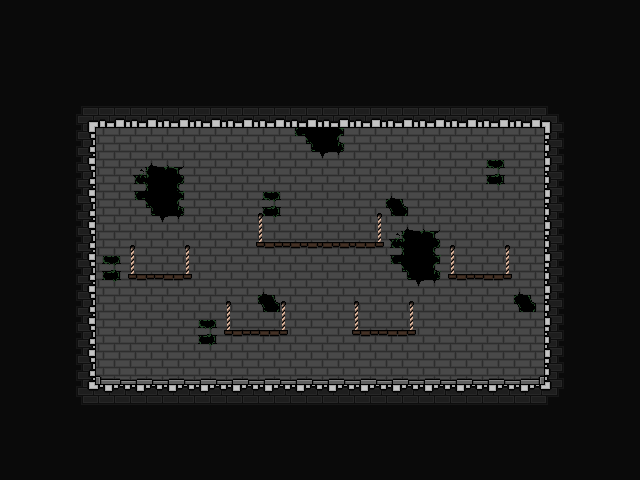

Tiled map render using the project's own tile images. Description and the whole map definition, tile-layer contents included, below:
An orthogonal 20x15 tile map with 32x32 px tiles, 4 tile layers (Background, Walls, Platforms, PlatformsPlaceholder), 3 tilesets and 21 objects.

<map version="1.9" tiledversion="1.9.2" orientation="orthogonal" renderorder="left-up" width="20" height="15" tilewidth="32" tileheight="32" infinite="0" nextlayerid="19" nextobjectid="34">
 <editorsettings>
  <export target="../JSON/map_floor_04.tmj" format="json" />
 </editorsettings>
 <tileset firstgid="1" name="prototype_tileset" tilewidth="32" tileheight="32" tilecount="128" columns="16">
  <image source="../prototype_tileset.png" width="512" height="256" />
 </tileset>
 <tileset firstgid="129" name="playerSketch" tilewidth="32" tileheight="32" tilecount="16" columns="8">
  <image source="../../../Documentation/Recherches/playerSketch.png" width="256" height="64" />
 </tileset>
 <tileset firstgid="145" name="tileset" tilewidth="32" tileheight="32" tilecount="64" columns="8">
  <image source="../tileset.png" width="256" height="256" />
  <tile id="0">
   <properties>
    <property name="collides" type="bool" value="true" />
   </properties>
  </tile>
  <tile id="1">
   <properties>
    <property name="collides" type="bool" value="true" />
   </properties>
  </tile>
  <tile id="2">
   <properties>
    <property name="collides" type="bool" value="true" />
   </properties>
  </tile>
  <tile id="3">
   <properties>
    <property name="collides" type="bool" value="false" />
   </properties>
  </tile>
  <tile id="4">
   <properties>
    <property name="collides" type="bool" value="false" />
   </properties>
  </tile>
  <tile id="5">
   <properties>
    <property name="collides" type="bool" value="false" />
   </properties>
  </tile>
  <tile id="6">
   <properties>
    <property name="collides" type="bool" value="false" />
   </properties>
  </tile>
  <tile id="7">
   <properties>
    <property name="collides" type="bool" value="false" />
   </properties>
  </tile>
  <tile id="8">
   <properties>
    <property name="collides" type="bool" value="true" />
   </properties>
  </tile>
  <tile id="9">
   <properties>
    <property name="collides" type="bool" value="false" />
   </properties>
  </tile>
  <tile id="10">
   <properties>
    <property name="collides" type="bool" value="true" />
   </properties>
  </tile>
  <tile id="11">
   <properties>
    <property name="collides" type="bool" value="false" />
   </properties>
  </tile>
  <tile id="12">
   <properties>
    <property name="collides" type="bool" value="false" />
   </properties>
  </tile>
  <tile id="13">
   <properties>
    <property name="collides" type="bool" value="false" />
   </properties>
  </tile>
  <tile id="14">
   <properties>
    <property name="collides" type="bool" value="false" />
   </properties>
  </tile>
  <tile id="15">
   <properties>
    <property name="collides" type="bool" value="false" />
   </properties>
  </tile>
  <tile id="16">
   <properties>
    <property name="collides" type="bool" value="true" />
   </properties>
  </tile>
  <tile id="17">
   <properties>
    <property name="collides" type="bool" value="true" />
   </properties>
  </tile>
  <tile id="18">
   <properties>
    <property name="collides" type="bool" value="true" />
   </properties>
  </tile>
  <tile id="19">
   <properties>
    <property name="collides" type="bool" value="false" />
   </properties>
  </tile>
  <tile id="20">
   <properties>
    <property name="collides" type="bool" value="false" />
   </properties>
  </tile>
  <tile id="21">
   <properties>
    <property name="collides" type="bool" value="false" />
   </properties>
  </tile>
  <tile id="22">
   <properties>
    <property name="collides" type="bool" value="false" />
   </properties>
  </tile>
  <tile id="23">
   <properties>
    <property name="collides" type="bool" value="false" />
   </properties>
  </tile>
  <tile id="24">
   <properties>
    <property name="collides" type="bool" value="false" />
   </properties>
  </tile>
  <tile id="25">
   <properties>
    <property name="collides" type="bool" value="false" />
   </properties>
  </tile>
  <tile id="26">
   <properties>
    <property name="collides" type="bool" value="false" />
   </properties>
  </tile>
  <tile id="27">
   <properties>
    <property name="collides" type="bool" value="false" />
   </properties>
  </tile>
  <tile id="28">
   <properties>
    <property name="collides" type="bool" value="false" />
   </properties>
  </tile>
  <tile id="29">
   <properties>
    <property name="collides" type="bool" value="false" />
   </properties>
  </tile>
  <tile id="30">
   <properties>
    <property name="collides" type="bool" value="false" />
   </properties>
  </tile>
  <tile id="31">
   <properties>
    <property name="collides" type="bool" value="false" />
   </properties>
  </tile>
  <tile id="32">
   <properties>
    <property name="collides" type="bool" value="false" />
   </properties>
  </tile>
  <tile id="33">
   <properties>
    <property name="collides" type="bool" value="false" />
   </properties>
  </tile>
  <tile id="34">
   <properties>
    <property name="collides" type="bool" value="false" />
   </properties>
  </tile>
  <tile id="35">
   <properties>
    <property name="collides" type="bool" value="false" />
   </properties>
  </tile>
  <tile id="36">
   <properties>
    <property name="collides" type="bool" value="false" />
   </properties>
  </tile>
  <tile id="37">
   <properties>
    <property name="collides" type="bool" value="false" />
   </properties>
  </tile>
  <tile id="38">
   <properties>
    <property name="collides" type="bool" value="false" />
   </properties>
  </tile>
  <tile id="39">
   <properties>
    <property name="collides" type="bool" value="false" />
   </properties>
  </tile>
  <tile id="40">
   <properties>
    <property name="collides" type="bool" value="false" />
   </properties>
  </tile>
  <tile id="41">
   <properties>
    <property name="collides" type="bool" value="false" />
   </properties>
  </tile>
  <tile id="42">
   <properties>
    <property name="collides" type="bool" value="false" />
   </properties>
  </tile>
  <tile id="43">
   <properties>
    <property name="collides" type="bool" value="false" />
   </properties>
  </tile>
  <tile id="44">
   <properties>
    <property name="collides" type="bool" value="false" />
   </properties>
  </tile>
  <tile id="45">
   <properties>
    <property name="collides" type="bool" value="false" />
   </properties>
  </tile>
  <tile id="46">
   <properties>
    <property name="collides" type="bool" value="false" />
   </properties>
  </tile>
  <tile id="47">
   <properties>
    <property name="collides" type="bool" value="false" />
   </properties>
  </tile>
  <tile id="48">
   <properties>
    <property name="collides" type="bool" value="false" />
   </properties>
  </tile>
  <tile id="49">
   <properties>
    <property name="collides" type="bool" value="false" />
   </properties>
  </tile>
  <tile id="50">
   <properties>
    <property name="collides" type="bool" value="false" />
   </properties>
  </tile>
  <tile id="51">
   <properties>
    <property name="collides" type="bool" value="false" />
   </properties>
  </tile>
  <tile id="52">
   <properties>
    <property name="collides" type="bool" value="false" />
   </properties>
  </tile>
  <tile id="53">
   <properties>
    <property name="collides" type="bool" value="false" />
   </properties>
  </tile>
  <tile id="54">
   <properties>
    <property name="collides" type="bool" value="false" />
   </properties>
  </tile>
  <tile id="55">
   <properties>
    <property name="collides" type="bool" value="false" />
   </properties>
  </tile>
  <tile id="56">
   <properties>
    <property name="collides" type="bool" value="false" />
   </properties>
  </tile>
  <tile id="57">
   <properties>
    <property name="collides" type="bool" value="false" />
   </properties>
  </tile>
  <tile id="58">
   <properties>
    <property name="collides" type="bool" value="false" />
   </properties>
  </tile>
  <tile id="59">
   <properties>
    <property name="collides" type="bool" value="false" />
   </properties>
  </tile>
  <tile id="60">
   <properties>
    <property name="collides" type="bool" value="false" />
   </properties>
  </tile>
  <tile id="61">
   <properties>
    <property name="collides" type="bool" value="false" />
   </properties>
  </tile>
  <tile id="62">
   <properties>
    <property name="collides" type="bool" value="false" />
   </properties>
  </tile>
  <tile id="63">
   <properties>
    <property name="collides" type="bool" value="false" />
   </properties>
  </tile>
 </tileset>
 <layer id="14" name="Background" width="20" height="15">
  <data encoding="csv">
154,154,154,154,154,154,154,154,154,154,154,154,154,154,154,154,154,154,154,154,
154,154,154,154,154,154,154,154,154,154,154,154,154,154,154,154,154,154,154,154,
154,154,154,154,154,154,154,154,154,154,154,154,154,154,154,154,154,154,154,154,
154,154,154,154,154,154,154,154,154,154,154,154,154,154,154,154,154,154,154,154,
154,154,154,0,0,0,0,0,0,0,0,0,0,0,0,0,0,154,154,154,
154,154,154,0,0,0,0,0,0,0,0,0,0,0,0,0,0,154,154,154,
154,154,154,0,0,0,0,0,0,0,0,0,0,0,0,0,0,154,154,154,
154,154,154,0,0,0,0,0,0,0,0,0,0,0,0,0,0,154,154,154,
154,154,154,0,0,0,0,0,0,0,0,0,0,0,0,0,0,154,154,154,
154,154,154,0,0,0,0,0,0,0,0,0,0,0,0,0,0,154,154,154,
154,154,154,0,0,0,0,0,0,0,0,0,0,0,0,0,0,154,154,154,
154,154,154,154,154,154,154,154,154,154,154,154,154,154,154,154,154,154,154,154,
154,154,154,154,154,154,154,154,154,154,154,154,154,154,154,154,154,154,154,154,
154,154,154,154,154,154,154,154,154,154,154,154,154,154,154,154,154,154,154,154,
154,154,154,154,154,154,154,154,154,154,154,154,154,154,154,154,154,154,154,154
</data>
 </layer>
 <layer id="3" name="Walls" width="20" height="15">
  <data encoding="csv">
0,0,0,0,0,0,0,0,0,0,0,0,0,0,0,0,0,0,0,0,
0,0,0,0,0,0,0,0,0,0,0,0,0,0,0,0,0,0,0,0,
0,0,0,0,0,0,0,0,0,0,0,0,0,0,0,0,0,0,0,0,
0,0,0,0,0,0,0,0,0,0,0,0,0,0,0,0,0,0,0,0,
0,0,0,149,149,149,149,149,149,159,160,149,149,149,149,149,149,0,0,0,
0,0,0,149,151,152,149,149,149,149,149,149,149,149,149,150,149,0,0,0,
0,0,0,149,159,160,149,149,150,149,149,149,148,149,149,149,149,0,0,0,
0,0,0,149,149,149,149,149,149,149,149,149,151,152,149,149,149,0,0,0,
0,0,0,150,149,149,149,149,149,149,149,149,159,160,149,149,149,0,0,0,
0,0,0,149,149,149,149,149,148,149,149,149,149,149,149,149,148,0,0,0,
0,0,0,149,149,149,150,149,149,149,149,149,149,149,149,149,149,0,0,0,
0,0,0,156,157,157,157,157,157,157,157,157,157,157,157,157,158,0,0,0,
0,0,0,0,0,0,0,0,0,0,0,0,0,0,0,0,0,0,0,0,
0,0,0,0,0,0,0,0,0,0,0,0,0,0,0,0,0,0,0,0,
0,0,0,0,0,0,0,0,0,0,0,0,0,0,0,0,0,0,0,0
</data>
 </layer>
 <layer id="13" name="Platforms" width="20" height="15">
  <data encoding="csv">
0,0,0,0,0,0,0,0,0,0,0,0,0,0,0,0,0,0,0,0,
0,0,0,0,0,0,0,0,0,0,0,0,0,0,0,0,0,0,0,0,
0,0,0,0,0,0,0,0,0,0,0,0,0,0,0,0,0,0,0,0,
0,0,145,146,146,146,146,146,146,146,146,146,146,146,146,146,146,147,0,0,
0,0,153,0,0,0,0,0,0,0,0,0,0,0,0,0,0,155,0,0,
0,0,153,0,0,0,0,0,0,0,0,0,0,0,0,0,0,155,0,0,
0,0,153,0,0,0,0,0,0,0,0,0,0,0,0,0,0,155,0,0,
0,0,153,0,0,0,0,0,0,0,0,0,0,0,0,0,0,155,0,0,
0,0,153,0,0,0,0,0,0,0,0,0,0,0,0,0,0,155,0,0,
0,0,153,0,0,0,0,0,0,0,0,0,0,0,0,0,0,155,0,0,
0,0,153,0,0,0,0,0,0,0,0,0,0,0,0,0,0,155,0,0,
0,0,153,0,0,0,0,0,0,0,0,0,0,0,0,0,0,155,0,0,
0,0,161,162,162,162,162,162,162,162,162,162,162,162,162,162,162,163,0,0,
0,0,0,0,0,0,0,0,0,0,0,0,0,0,0,0,0,0,0,0,
0,0,0,0,0,0,0,0,0,0,0,0,0,0,0,0,0,0,0,0
</data>
 </layer>
 <layer id="17" name="PlatformsPlaceholder" width="20" height="15">
  <data encoding="csv">
0,0,0,0,0,0,0,0,0,0,0,0,0,0,0,0,0,0,0,0,
0,0,0,0,0,0,0,0,0,0,0,0,0,0,0,0,0,0,0,0,
0,0,0,0,0,0,0,0,0,0,0,0,0,0,0,0,0,0,0,0,
0,0,0,0,0,0,0,0,0,0,0,0,0,0,0,0,0,0,0,0,
0,0,0,0,0,0,0,0,0,0,0,0,0,0,0,0,0,0,0,0,
0,0,0,0,0,0,0,0,0,0,0,0,0,0,0,0,0,0,0,0,
0,0,0,0,0,0,0,0,73,0,0,75,0,0,0,0,0,0,0,0,
0,0,0,0,73,75,0,0,89,90,90,91,0,0,73,75,0,0,0,0,
0,0,0,0,89,91,0,0,0,0,0,0,0,0,89,91,0,0,0,0,
0,0,0,0,0,0,0,60,62,0,0,60,62,0,0,0,0,0,0,0,
0,0,0,0,0,0,0,76,78,0,0,76,78,0,0,0,0,0,0,0,
0,0,0,0,0,0,0,0,0,0,0,0,0,0,0,0,0,0,0,0,
0,0,0,0,0,0,0,0,0,0,0,0,0,0,0,0,0,0,0,0,
0,0,0,0,0,0,0,0,0,0,0,0,0,0,0,0,0,0,0,0,
0,0,0,0,0,0,0,0,0,0,0,0,0,0,0,0,0,0,0,0
</data>
 </layer>
 <objectgroup id="16" name="Platforms">
  <object id="11" x="224" y="330" width="64" height="6" />
  <object id="13" x="352" y="330" width="64" height="6" />
  <object id="14" x="128" y="274" width="64" height="6" />
  <object id="15" x="448" y="274" width="64" height="6" />
  <object id="16" x="256" y="242" width="128" height="6" />
 </objectgroup>
 <objectgroup id="11" name="Interact">
  <object id="3" x="288" y="178" width="64" height="64">
   <properties>
    <property name="opened" type="bool" value="false" />
    <property name="type" value="door" />
   </properties>
  </object>
  <object id="6" x="208" y="352">
   <properties>
    <property name="intensity" type="int" value="1" />
    <property name="type" value="torch" />
   </properties>
   <point />
  </object>
  <object id="7" x="432" y="352">
   <properties>
    <property name="intensity" type="int" value="1" />
    <property name="type" value="torch" />
   </properties>
   <point />
  </object>
  <object id="8" x="320" y="352">
   <properties>
    <property name="intensity" type="int" value="1" />
    <property name="type" value="torch" />
   </properties>
   <point />
  </object>
  <object id="9" x="112" y="352">
   <properties>
    <property name="intensity" type="int" value="1" />
    <property name="type" value="torch" />
   </properties>
   <point />
  </object>
  <object id="10" x="528" y="352">
   <properties>
    <property name="intensity" type="int" value="1" />
    <property name="type" value="torch" />
   </properties>
   <point />
  </object>
  <object id="17" x="128" y="320" width="64" height="64">
   <properties>
    <property name="opened" type="bool" value="false" />
    <property name="type" value="decorativeDoor" />
   </properties>
  </object>
  <object id="18" x="272" y="216">
   <properties>
    <property name="intensity" type="int" value="1" />
    <property name="type" value="torch" />
   </properties>
   <point />
  </object>
  <object id="19" x="368" y="216">
   <properties>
    <property name="intensity" type="int" value="1" />
    <property name="type" value="torch" />
   </properties>
   <point />
  </object>
  <object id="20" x="480" y="248">
   <properties>
    <property name="intensity" type="int" value="1" />
    <property name="type" value="torch" />
   </properties>
   <point />
  </object>
  <object id="21" x="160" y="248">
   <properties>
    <property name="intensity" type="int" value="1" />
    <property name="type" value="torch" />
   </properties>
   <point />
  </object>
  <object id="24" x="256" y="304">
   <properties>
    <property name="intensity" type="int" value="1" />
    <property name="type" value="torch" />
   </properties>
   <point />
  </object>
  <object id="25" x="384" y="304">
   <properties>
    <property name="intensity" type="int" value="1" />
    <property name="type" value="torch" />
   </properties>
   <point />
  </object>
 </objectgroup>
 <objectgroup id="12" name="Spawns">
  <object id="5" x="160" y="384">
   <properties>
    <property name="type" value="player" />
   </properties>
   <point />
  </object>
  <object id="32" x="96" y="128" width="448" height="256">
   <properties>
    <property name="type" value="enemies" />
   </properties>
  </object>
 </objectgroup>
 <objectgroup id="18" name="UI">
  <object id="33" x="320" y="128">
   <properties>
    <property name="type" value="uiOrigin" />
   </properties>
   <point />
  </object>
 </objectgroup>
</map>
